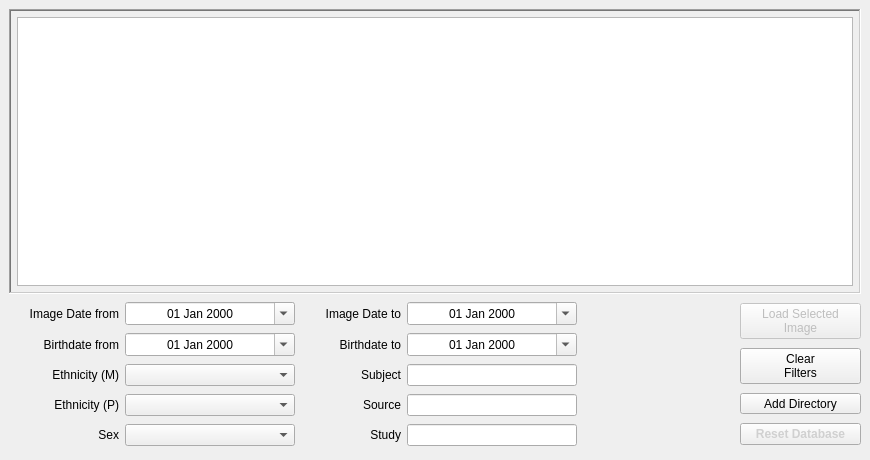
<?xml version="1.0" encoding="UTF-8"?>
<ui version="4.0">
 <class>ImageBrowser</class>
 <widget class="QMainWindow" name="ImageBrowser">
  <property name="geometry">
   <rect>
    <x>0</x>
    <y>0</y>
    <width>870</width>
    <height>460</height>
   </rect>
  </property>
  <property name="sizePolicy">
   <sizepolicy hsizetype="Fixed" vsizetype="Preferred">
    <horstretch>0</horstretch>
    <verstretch>0</verstretch>
   </sizepolicy>
  </property>
  <property name="minimumSize">
   <size>
    <width>870</width>
    <height>460</height>
   </size>
  </property>
  <property name="maximumSize">
   <size>
    <width>870</width>
    <height>16777215</height>
   </size>
  </property>
  <property name="windowTitle">
   <string>MainWindow</string>
  </property>
  <widget class="QWidget" name="centralwidget">
   <layout class="QVBoxLayout" name="verticalLayout_5" stretch="1,0">
    <item>
     <layout class="QVBoxLayout" name="verticalLayout_4" stretch="1">
      <property name="spacing">
       <number>0</number>
      </property>
      <item>
       <widget class="QFrame" name="frame_2">
        <property name="frameShape">
         <enum>QFrame::WinPanel</enum>
        </property>
        <property name="frameShadow">
         <enum>QFrame::Sunken</enum>
        </property>
        <layout class="QVBoxLayout" name="verticalLayout" stretch="1">
         <property name="leftMargin">
          <number>6</number>
         </property>
         <property name="topMargin">
          <number>6</number>
         </property>
         <property name="rightMargin">
          <number>6</number>
         </property>
         <property name="bottomMargin">
          <number>6</number>
         </property>
         <item>
          <widget class="QTableView" name="tableView">
           <property name="toolTip">
            <string>&lt;html&gt;&lt;head/&gt;&lt;body&gt;&lt;p&gt;Left double-click a row to load that file.&lt;/p&gt;&lt;/body&gt;&lt;/html&gt;</string>
           </property>
          </widget>
         </item>
        </layout>
       </widget>
      </item>
     </layout>
    </item>
    <item>
     <layout class="QHBoxLayout" name="horizontalLayout_5" stretch="1,0,0">
      <item>
       <layout class="QVBoxLayout" name="verticalLayout_3">
        <property name="spacing">
         <number>6</number>
        </property>
        <item>
         <layout class="QHBoxLayout" name="horizontalLayout" stretch="0,0,0,0">
          <item>
           <widget class="QLabel" name="label_2">
            <property name="minimumSize">
             <size>
              <width>110</width>
              <height>0</height>
             </size>
            </property>
            <property name="maximumSize">
             <size>
              <width>110</width>
              <height>16777215</height>
             </size>
            </property>
            <property name="text">
             <string>Image Date from</string>
            </property>
            <property name="alignment">
             <set>Qt::AlignRight|Qt::AlignTrailing|Qt::AlignVCenter</set>
            </property>
           </widget>
          </item>
          <item>
           <widget class="QDateEdit" name="capturedFromDateEdit">
            <property name="minimumSize">
             <size>
              <width>170</width>
              <height>0</height>
             </size>
            </property>
            <property name="maximumSize">
             <size>
              <width>170</width>
              <height>16777215</height>
             </size>
            </property>
            <property name="toolTip">
             <string>Date of image capture.</string>
            </property>
            <property name="alignment">
             <set>Qt::AlignCenter</set>
            </property>
            <property name="displayFormat">
             <string>dd MMM yyyy</string>
            </property>
            <property name="calendarPopup">
             <bool>true</bool>
            </property>
           </widget>
          </item>
          <item>
           <widget class="QLabel" name="label_3">
            <property name="minimumSize">
             <size>
              <width>100</width>
              <height>0</height>
             </size>
            </property>
            <property name="maximumSize">
             <size>
              <width>100</width>
              <height>16777215</height>
             </size>
            </property>
            <property name="text">
             <string>Image Date to</string>
            </property>
            <property name="alignment">
             <set>Qt::AlignRight|Qt::AlignTrailing|Qt::AlignVCenter</set>
            </property>
           </widget>
          </item>
          <item>
           <widget class="QDateEdit" name="capturedToDateEdit">
            <property name="minimumSize">
             <size>
              <width>170</width>
              <height>0</height>
             </size>
            </property>
            <property name="maximumSize">
             <size>
              <width>170</width>
              <height>16777215</height>
             </size>
            </property>
            <property name="toolTip">
             <string>Date of image capture.</string>
            </property>
            <property name="alignment">
             <set>Qt::AlignCenter</set>
            </property>
            <property name="displayFormat">
             <string>dd MMM yyyy</string>
            </property>
            <property name="calendarPopup">
             <bool>true</bool>
            </property>
           </widget>
          </item>
         </layout>
        </item>
        <item>
         <layout class="QHBoxLayout" name="horizontalLayout_8" stretch="0,0,0,0">
          <item>
           <widget class="QLabel" name="label_9">
            <property name="minimumSize">
             <size>
              <width>110</width>
              <height>0</height>
             </size>
            </property>
            <property name="maximumSize">
             <size>
              <width>110</width>
              <height>16777215</height>
             </size>
            </property>
            <property name="text">
             <string>Birthdate from</string>
            </property>
            <property name="alignment">
             <set>Qt::AlignRight|Qt::AlignTrailing|Qt::AlignVCenter</set>
            </property>
           </widget>
          </item>
          <item>
           <widget class="QDateEdit" name="dobFromDateEdit">
            <property name="minimumSize">
             <size>
              <width>170</width>
              <height>0</height>
             </size>
            </property>
            <property name="maximumSize">
             <size>
              <width>170</width>
              <height>16777215</height>
             </size>
            </property>
            <property name="toolTip">
             <string>Subject's date of birth.</string>
            </property>
            <property name="alignment">
             <set>Qt::AlignCenter</set>
            </property>
            <property name="displayFormat">
             <string>dd MMM yyyy</string>
            </property>
            <property name="calendarPopup">
             <bool>true</bool>
            </property>
           </widget>
          </item>
          <item>
           <widget class="QLabel" name="label_10">
            <property name="minimumSize">
             <size>
              <width>100</width>
              <height>0</height>
             </size>
            </property>
            <property name="maximumSize">
             <size>
              <width>100</width>
              <height>16777215</height>
             </size>
            </property>
            <property name="text">
             <string>Birthdate to</string>
            </property>
            <property name="alignment">
             <set>Qt::AlignRight|Qt::AlignTrailing|Qt::AlignVCenter</set>
            </property>
           </widget>
          </item>
          <item>
           <widget class="QDateEdit" name="dobToDateEdit">
            <property name="minimumSize">
             <size>
              <width>170</width>
              <height>0</height>
             </size>
            </property>
            <property name="maximumSize">
             <size>
              <width>170</width>
              <height>16777215</height>
             </size>
            </property>
            <property name="toolTip">
             <string>Subject's date of birth.</string>
            </property>
            <property name="alignment">
             <set>Qt::AlignCenter</set>
            </property>
            <property name="displayFormat">
             <string>dd MMM yyyy</string>
            </property>
            <property name="calendarPopup">
             <bool>true</bool>
            </property>
           </widget>
          </item>
         </layout>
        </item>
        <item>
         <layout class="QHBoxLayout" name="horizontalLayout_2" stretch="0,0,0,0">
          <item>
           <widget class="QLabel" name="label_7">
            <property name="minimumSize">
             <size>
              <width>110</width>
              <height>0</height>
             </size>
            </property>
            <property name="maximumSize">
             <size>
              <width>110</width>
              <height>16777215</height>
             </size>
            </property>
            <property name="text">
             <string>Ethnicity (M)</string>
            </property>
            <property name="alignment">
             <set>Qt::AlignRight|Qt::AlignTrailing|Qt::AlignVCenter</set>
            </property>
           </widget>
          </item>
          <item>
           <widget class="QTools::TreeComboBox" name="methnicityFilterComboBox">
            <property name="sizePolicy">
             <sizepolicy hsizetype="Preferred" vsizetype="Fixed">
              <horstretch>0</horstretch>
              <verstretch>0</verstretch>
             </sizepolicy>
            </property>
            <property name="minimumSize">
             <size>
              <width>170</width>
              <height>0</height>
             </size>
            </property>
            <property name="maximumSize">
             <size>
              <width>170</width>
              <height>16777215</height>
             </size>
            </property>
            <property name="toolTip">
             <string>Ethnicity of the subject's mother.</string>
            </property>
           </widget>
          </item>
          <item>
           <widget class="QLabel" name="label">
            <property name="minimumSize">
             <size>
              <width>100</width>
              <height>0</height>
             </size>
            </property>
            <property name="maximumSize">
             <size>
              <width>100</width>
              <height>16777215</height>
             </size>
            </property>
            <property name="text">
             <string>Subject</string>
            </property>
            <property name="alignment">
             <set>Qt::AlignRight|Qt::AlignTrailing|Qt::AlignVCenter</set>
            </property>
           </widget>
          </item>
          <item>
           <widget class="QLineEdit" name="subjectFilterLineEdit">
            <property name="minimumSize">
             <size>
              <width>170</width>
              <height>0</height>
             </size>
            </property>
            <property name="maximumSize">
             <size>
              <width>170</width>
              <height>16777215</height>
             </size>
            </property>
            <property name="toolTip">
             <string>&lt;html&gt;&lt;head/&gt;&lt;body&gt;&lt;p&gt;Subject identifier. Use wildcards '_' or '?' as single unknown character placeholders, and '%' or '*' to represent multiple unknown characters.&lt;/p&gt;&lt;/body&gt;&lt;/html&gt;</string>
            </property>
           </widget>
          </item>
         </layout>
        </item>
        <item>
         <layout class="QHBoxLayout" name="horizontalLayout_3" stretch="0,0,0,0">
          <item>
           <widget class="QLabel" name="label_8">
            <property name="minimumSize">
             <size>
              <width>110</width>
              <height>0</height>
             </size>
            </property>
            <property name="maximumSize">
             <size>
              <width>110</width>
              <height>16777215</height>
             </size>
            </property>
            <property name="text">
             <string>Ethnicity (P)</string>
            </property>
            <property name="alignment">
             <set>Qt::AlignRight|Qt::AlignTrailing|Qt::AlignVCenter</set>
            </property>
           </widget>
          </item>
          <item>
           <widget class="QTools::TreeComboBox" name="pethnicityFilterComboBox">
            <property name="sizePolicy">
             <sizepolicy hsizetype="Preferred" vsizetype="Fixed">
              <horstretch>0</horstretch>
              <verstretch>0</verstretch>
             </sizepolicy>
            </property>
            <property name="minimumSize">
             <size>
              <width>170</width>
              <height>0</height>
             </size>
            </property>
            <property name="maximumSize">
             <size>
              <width>170</width>
              <height>16777215</height>
             </size>
            </property>
            <property name="toolTip">
             <string>Ethnicity of the subject's father.</string>
            </property>
           </widget>
          </item>
          <item>
           <widget class="QLabel" name="label_11">
            <property name="minimumSize">
             <size>
              <width>100</width>
              <height>0</height>
             </size>
            </property>
            <property name="maximumSize">
             <size>
              <width>100</width>
              <height>16777215</height>
             </size>
            </property>
            <property name="text">
             <string>Source</string>
            </property>
            <property name="alignment">
             <set>Qt::AlignRight|Qt::AlignTrailing|Qt::AlignVCenter</set>
            </property>
           </widget>
          </item>
          <item>
           <widget class="QLineEdit" name="sourceFilterLineEdit">
            <property name="minimumSize">
             <size>
              <width>170</width>
              <height>0</height>
             </size>
            </property>
            <property name="maximumSize">
             <size>
              <width>170</width>
              <height>16777215</height>
             </size>
            </property>
            <property name="toolTip">
             <string>&lt;html&gt;&lt;head/&gt;&lt;body&gt;&lt;p&gt;Where the image was taken, or the system used in its capture. Use wildcards '_' or '?' as single unknown character placeholders, and '%' or '*' to represent multiple unknown characters.&lt;/p&gt;&lt;/body&gt;&lt;/html&gt;</string>
            </property>
           </widget>
          </item>
         </layout>
        </item>
        <item>
         <layout class="QHBoxLayout" name="horizontalLayout_4" stretch="0,0,0,0">
          <item>
           <widget class="QLabel" name="label_6">
            <property name="minimumSize">
             <size>
              <width>110</width>
              <height>0</height>
             </size>
            </property>
            <property name="maximumSize">
             <size>
              <width>110</width>
              <height>16777215</height>
             </size>
            </property>
            <property name="text">
             <string>Sex</string>
            </property>
            <property name="alignment">
             <set>Qt::AlignRight|Qt::AlignTrailing|Qt::AlignVCenter</set>
            </property>
           </widget>
          </item>
          <item>
           <widget class="QComboBox" name="sexFilterComboBox">
            <property name="sizePolicy">
             <sizepolicy hsizetype="Preferred" vsizetype="Fixed">
              <horstretch>0</horstretch>
              <verstretch>0</verstretch>
             </sizepolicy>
            </property>
            <property name="minimumSize">
             <size>
              <width>170</width>
              <height>0</height>
             </size>
            </property>
            <property name="maximumSize">
             <size>
              <width>170</width>
              <height>16777215</height>
             </size>
            </property>
            <property name="toolTip">
             <string>The subject's sex.</string>
            </property>
           </widget>
          </item>
          <item>
           <widget class="QLabel" name="label_4">
            <property name="minimumSize">
             <size>
              <width>100</width>
              <height>0</height>
             </size>
            </property>
            <property name="maximumSize">
             <size>
              <width>100</width>
              <height>16777215</height>
             </size>
            </property>
            <property name="text">
             <string>Study</string>
            </property>
            <property name="alignment">
             <set>Qt::AlignRight|Qt::AlignTrailing|Qt::AlignVCenter</set>
            </property>
           </widget>
          </item>
          <item>
           <widget class="QLineEdit" name="studyFilterLineEdit">
            <property name="minimumSize">
             <size>
              <width>170</width>
              <height>0</height>
             </size>
            </property>
            <property name="maximumSize">
             <size>
              <width>170</width>
              <height>16777215</height>
             </size>
            </property>
            <property name="toolTip">
             <string>&lt;html&gt;&lt;head/&gt;&lt;body&gt;&lt;p&gt;Study/cohort identifier or reference code. Use wildcards '_' or '?' as single unknown character placeholders, and '%' or '*' to represent multiple unknown characters.&lt;/p&gt;&lt;/body&gt;&lt;/html&gt;</string>
            </property>
           </widget>
          </item>
         </layout>
        </item>
       </layout>
      </item>
      <item>
       <widget class="QLabel" name="imageLabel">
        <property name="minimumSize">
         <size>
          <width>151</width>
          <height>151</height>
         </size>
        </property>
        <property name="maximumSize">
         <size>
          <width>151</width>
          <height>151</height>
         </size>
        </property>
        <property name="text">
         <string/>
        </property>
       </widget>
      </item>
      <item>
       <layout class="QVBoxLayout" name="verticalLayout_2" stretch="1,0,0,0">
        <property name="spacing">
         <number>6</number>
        </property>
        <item>
         <widget class="QPushButton" name="loadImageButton">
          <property name="enabled">
           <bool>false</bool>
          </property>
          <property name="toolTip">
           <string>&lt;html&gt;&lt;head/&gt;&lt;body&gt;&lt;p&gt;Load the image in the currently selected table row.&lt;/p&gt;&lt;/body&gt;&lt;/html&gt;</string>
          </property>
          <property name="text">
           <string>Load Selected
Image</string>
          </property>
         </widget>
        </item>
        <item>
         <widget class="QPushButton" name="clearFiltersButton">
          <property name="toolTip">
           <string>&lt;html&gt;&lt;head/&gt;&lt;body&gt;&lt;p&gt;Clear the filters and show all 3DF images in the database.&lt;/p&gt;&lt;/body&gt;&lt;/html&gt;</string>
          </property>
          <property name="text">
           <string>Clear
Filters</string>
          </property>
         </widget>
        </item>
        <item>
         <widget class="QToolButton" name="addDirectoryButton">
          <property name="sizePolicy">
           <sizepolicy hsizetype="Minimum" vsizetype="Fixed">
            <horstretch>0</horstretch>
            <verstretch>0</verstretch>
           </sizepolicy>
          </property>
          <property name="toolTip">
           <string>&lt;html&gt;&lt;head/&gt;&lt;body&gt;&lt;p&gt;Add a directory containing 3DF image files to the database. The directory is recursively searched for 3DF files so only the top level directory needs to be specified.&lt;/p&gt;&lt;/body&gt;&lt;/html&gt;</string>
          </property>
          <property name="text">
           <string>Add Directory</string>
          </property>
         </widget>
        </item>
        <item>
         <widget class="QPushButton" name="resetDatabaseButton">
          <property name="sizePolicy">
           <sizepolicy hsizetype="Minimum" vsizetype="Fixed">
            <horstretch>0</horstretch>
            <verstretch>0</verstretch>
           </sizepolicy>
          </property>
          <property name="minimumSize">
           <size>
            <width>0</width>
            <height>0</height>
           </size>
          </property>
          <property name="palette">
           <palette>
            <active>
             <colorrole role="ButtonText">
              <brush brushstyle="SolidPattern">
               <color alpha="255">
                <red>204</red>
                <green>0</green>
                <blue>0</blue>
               </color>
              </brush>
             </colorrole>
            </active>
            <inactive>
             <colorrole role="ButtonText">
              <brush brushstyle="SolidPattern">
               <color alpha="255">
                <red>208</red>
                <green>208</green>
                <blue>208</blue>
               </color>
              </brush>
             </colorrole>
            </inactive>
            <disabled>
             <colorrole role="ButtonText">
              <brush brushstyle="SolidPattern">
               <color alpha="96">
                <red>164</red>
                <green>166</green>
                <blue>168</blue>
               </color>
              </brush>
             </colorrole>
            </disabled>
           </palette>
          </property>
          <property name="font">
           <font>
            <bold>true</bold>
           </font>
          </property>
          <property name="toolTip">
           <string>&lt;html&gt;&lt;head/&gt;&lt;body&gt;&lt;p&gt;Create and save an average anthropometric mask from the current selection of 3DF images (facial geometry only). Note that this is a lengthy process!&lt;/p&gt;&lt;/body&gt;&lt;/html&gt;</string>
          </property>
          <property name="text">
           <string>Reset Database</string>
          </property>
         </widget>
        </item>
       </layout>
      </item>
     </layout>
    </item>
   </layout>
  </widget>
 </widget>
 <customwidgets>
  <customwidget>
   <class>QTools::TreeComboBox</class>
   <extends>QComboBox</extends>
   <header>QTools/TreeComboBox.h</header>
  </customwidget>
 </customwidgets>
 <resources/>
 <connections/>
</ui>
